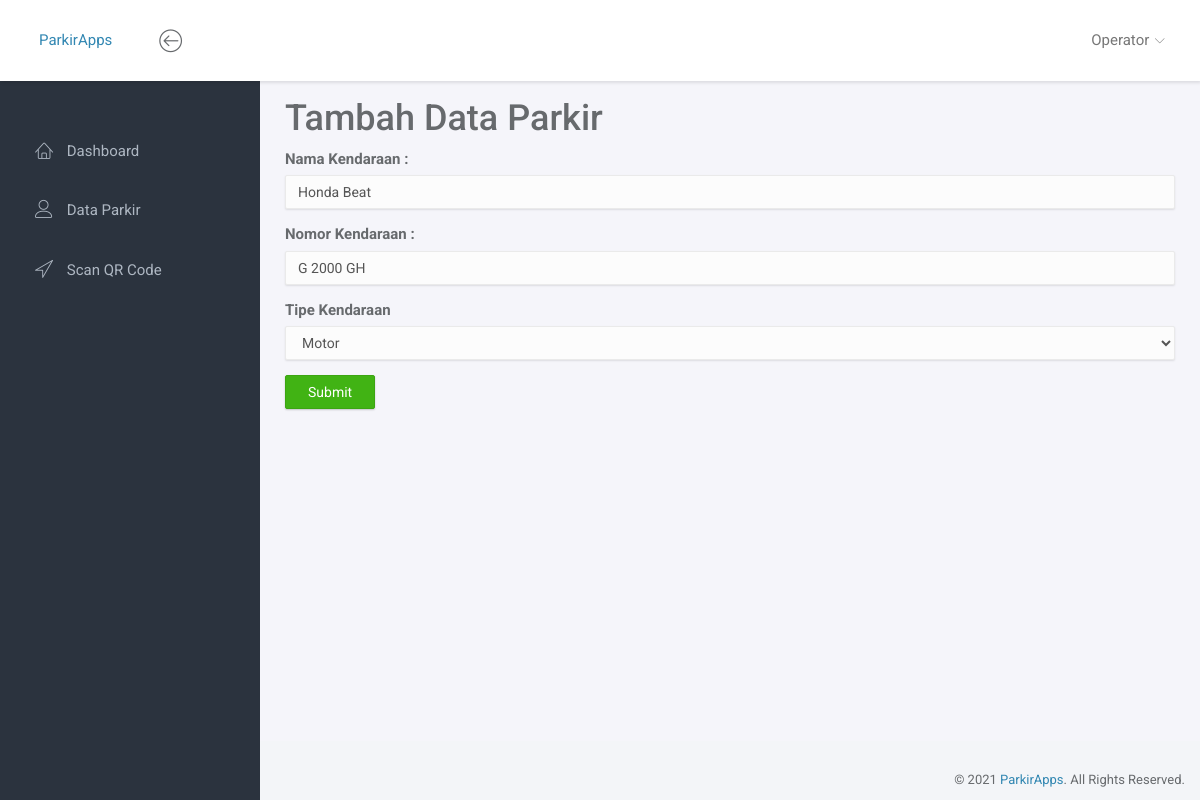
Page /ubah.php?id=12 (signed in) on the committed database.
### tables this page shows
CREATE TABLE `transportations` (
  `id` int(11) NOT NULL AUTO_INCREMENT,
  `code` varchar(255) DEFAULT NULL,
  `user_id` int(4) NOT NULL,
  `name` varchar(255) NOT NULL,
  `vehicle_number` varchar(255) NOT NULL,
  `type` varchar(255) NOT NULL,
  `created_at` timestamp NULL DEFAULT NULL,
  `updated_at` timestamp NULL DEFAULT NULL,
  PRIMARY KEY (`id`),
  KEY `user_id` (`user_id`),
  CONSTRAINT `transportations_ibfk_1` FOREIGN KEY (`user_id`) REFERENCES `users` (`id`)
);

### config/connection.php (called while the page is built, shortened)
<?php
class connection {
    function __construct() {
        $this->conn = mysqli_connect(DB_HOST, DB_USER, DB_PASSWORD);
        mysqli_select_db($this->conn, DB_DATABASE);
        return $this->conn;
    }
}

### functions.php (called while the page is built, shortened)
<?php
require_once('config/connection.php');
    class functions {
        private $db;
        function __construct() {
            $this->db = new connection();
        }
        public function detailParkir($id)
        {
            $rows = mysqli_query($this->db->conn ,"SELECT * FROM transportations WHERE id=$id");
            return $rows;
        }
    }
?>

### ubah.php (the view, shortened to what this page needs)
<?php
    include_once('functions.php');
    $id = $_GET['id'];
    $func = new functions();
    $detail = $func->detailParkir($id);
?>
<?= include('layouts/style.php') ?>
<body>
    <div id="wrapper">
        <?= include('layouts/top_nav.php') ?>
        <?= include('layouts/side_nav.php') ?>
        <div class="main">
            <div class="main-content">
                <div class="container-fluid">
                    <h1 style="margin-top:-30px">Tambah Data Parkir</h1>
                    <div class="row">
                        <div class="col-md-12">
                            <form action="" method="post">
                                <?php foreach($detail as $d) : ?>
                                <div class="form-group">
                                    <label for="exampleInputEmail1">Nama Kendaraan :</label>
                                    <input type="name" class="form-control" name="name" value="<?= $d['name'] ?>" id="exampleInputEmail1"
                                        aria-describedby="emailHelp">
                                </div>
                                <div class="form-group">
                                    <label for="exampleInputEmail1">Nomor Kendaraan :</label>
                                    <input type="name" class="form-control" value="<?= $d['vehicle_number'] ?>" name="vehicle_number" id="exampleInputEmail1"
                                        aria-describedby="emailHelp">
                                </div>
                                <div class="form-group">
                                    <label for="exampleInputEmail1">Tipe Kendaraan</label>
                                    <select class="custom-select form-control" name="type">
                                        <?php
                                        if ($d['type'] == "Motor") echo "<option value='Motor' selected>Motor</option>";
                                        else echo "<option value='Motor'>Motor</option>";
                                        ?>
                                    </select>
                                </div>
                                <input type="submit" name="submit" value="Submit" class="btn btn-success">
                                <?php endforeach; ?>
                            </form>
                        </div>
                    </div>
                </div>
            </div>
        </div>
        <footer>
            <div class="container-fluid">
                <p class="copyright">&copy; 2021 <a href="https://www.themeineed.com" target="_blank">ParkirApps</a>.
                    All Rights Reserved.</p>
            </div>
        </footer>
    </div>
</body>
</html>

### assets/css/main.css (style rules this page uses)
html { position: relative; min-height: 100%; }
body { background-color: #F3F5F8; font-family: "Source Sans Pro", sans-serif; font-size: 15px; color: #676a6d; }
a { color: #3287B2; }
footer { position: absolute; bottom: 0; right: 0; padding-top: 15px; padding-bottom: 10px; }
.copyright { margin-bottom: 0; text-align: right; font-size: 13px; }
#wrapper .main { -webkit-transition: all 0.3s ease-in-out; -moz-transition: all 0.3s ease-in-out; -ms-transition: all 0.3s ease-in-out; -o-transition: all 0.3s ease-in-out; transition: all 0.3s ease-in-out; width: calc(100% - 260px); left: 0; position: relative; float: right; background-color: #f5f5fa; }
#wrapper #sidebar-nav, #wrapper .main { padding-top: 80px; }
.main-content { padding: 28px 10px; }
.form-control { -moz-box-shadow: 0px 1px 2px 0 rgba(0, 0, 0, 0.1); -webkit-box-shadow: 0px 1px 2px 0 rgba(0, 0, 0, 0.1); box-shadow: 0px 1px 2px 0 rgba(0, 0, 0, 0.1); -webkit-border-radius: 2px; -moz-border-radius: 2px; border-radius: 2px; border-color: #eaeaea; background-color: #fcfcfc; }
.btn { -webkit-border-radius: 2px; -moz-border-radius: 2px; border-radius: 2px; -moz-box-shadow: 0px 1px 2px 0 rgba(0, 0, 0, 0.2); -webkit-box-shadow: 0px 1px 2px 0 rgba(0, 0, 0, 0.2); box-shadow: 0px 1px 2px 0 rgba(0, 0, 0, 0.2); padding: 6px 22px; }
.btn-success { background-color: #41B314; border-color: #3ca512; }

### assets/css/style.css (style rules this page uses)
* { font-family: 'Roboto', sans-serif; }

### rows in the picture
transportations: name "Honda Beat", vehicle_number "G 2000 GH", type "Motor"

### other values in the picture
$_SESSION['username'] "Operator"
